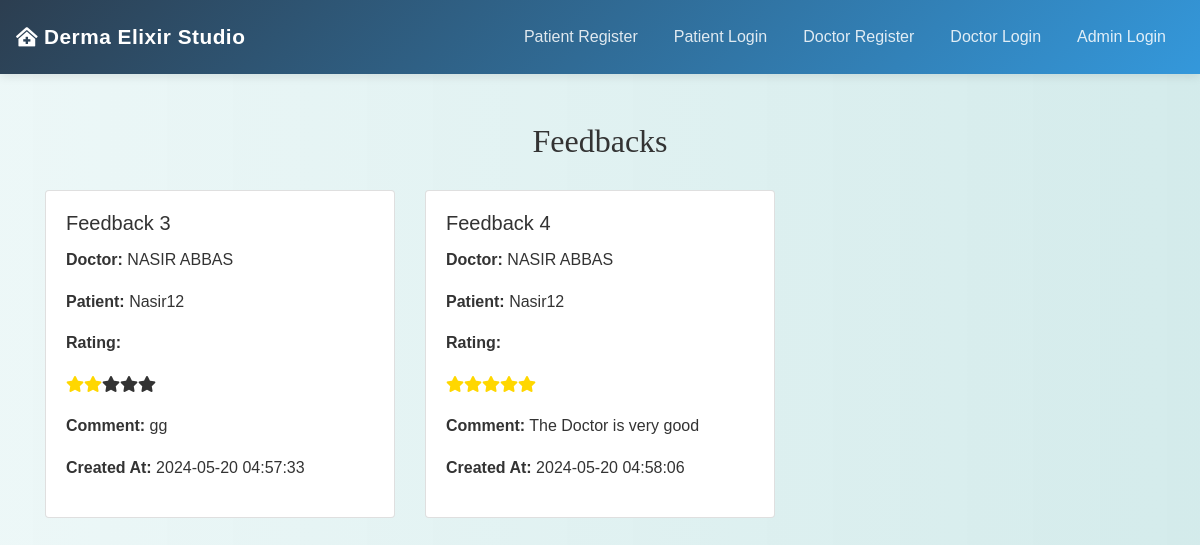
Page /view_feedbacks.php?doctor_id=1 on the committed database.
### tables this page shows
CREATE TABLE `feedbacks` (
  `feedback_id` int(11) NOT NULL,
  `appointment_id` int(11) DEFAULT NULL,
  `patient_id` int(11) DEFAULT NULL,
  `doctor_id` int(11) DEFAULT NULL,
  `rating` int(11) DEFAULT NULL,
  `comment` text DEFAULT NULL,
  `created_at` timestamp NOT NULL DEFAULT current_timestamp()
);

CREATE TABLE `doctors` (
  `doctor_id` int(11) NOT NULL,
  `username` varchar(255) NOT NULL,
  `password` varchar(255) NOT NULL,
  `email` varchar(255) NOT NULL,
  `profile_pic` varchar(255) DEFAULT NULL,
  `full_name` varchar(255) NOT NULL,
  `clearance_certificate` varchar(255) NOT NULL,
  `certificate_number` varchar(255) NOT NULL,
  `status` enum('pending','approved','rejected') DEFAULT 'pending',
  `created_at` timestamp NOT NULL DEFAULT current_timestamp(),
  `updated_at` timestamp NOT NULL DEFAULT current_timestamp() ON UPDATE current_timestamp(),
  `specialization` varchar(255) DEFAULT NULL,
  `experience` int(11) DEFAULT NULL
);

CREATE TABLE `users` (
  `id` int(11) NOT NULL,
  `username` varchar(50) NOT NULL,
  `first_name` varchar(100) NOT NULL,
  `last_name` varchar(100) NOT NULL,
  `password` varchar(255) NOT NULL,
  `email` varchar(100) NOT NULL,
  `phone` varchar(20) NOT NULL,
  `mobile` varchar(15) NOT NULL,
  `cnic` varchar(20) NOT NULL,
  `state` varchar(100) NOT NULL,
  `city` varchar(100) NOT NULL,
  `age` int(11) DEFAULT NULL
);

### view_feedbacks.php (the view, shortened to what this page needs)
<?php
include('config.php');
$doctor_id = $_GET['doctor_id'];
$sql = "SELECT feedbacks.*, doctors.full_name AS doctor_name, users.username AS patient_name
        FROM feedbacks
        INNER JOIN doctors ON feedbacks.doctor_id = doctors.doctor_id
        INNER JOIN users ON feedbacks.patient_id = users.id
        WHERE feedbacks.doctor_id = ?";
$stmt = mysqli_prepare($conn, $sql);
mysqli_stmt_bind_param($stmt, "i", $doctor_id);
mysqli_stmt_execute($stmt);
$result = mysqli_stmt_get_result($stmt);
?>
<!DOCTYPE html>
<html>
<head>
    <link rel="stylesheet" href="https://maxcdn.bootstrapcdn.com/bootstrap/4.5.2/css/bootstrap.min.css">
    <link rel="stylesheet" href="https://cdnjs.cloudflare.com/ajax/libs/font-awesome/5.15.4/css/all.min.css">
    <link rel="stylesheet" href="./css/style.css">
</head>
<body>
<?php include('navbar.php'); ?>
<div class="container mt-5">
    <h2 class="text-center">Feedbacks</h2>
    <div class="row">
        <?php while ($row = mysqli_fetch_assoc($result)): ?>
            <div class="col-md-4 mb-4">
                <div class="card">
                    <div class="card-body">
                        <h5 class="card-title">Feedback <?php echo htmlspecialchars($row['feedback_id']); ?></h5>
                        <p><strong>Doctor:</strong> <?php echo htmlspecialchars($row['doctor_name']); ?></p>
                        <p><strong>Patient:</strong> <?php echo htmlspecialchars($row['patient_name']); ?></p>
                        <p><strong>Rating:</strong> <?php echo getStarRating($row['rating']); ?></p>
                        <p><strong>Comment:</strong> <?php echo htmlspecialchars($row['comment']); ?></p>
                        <p><strong>Created At:</strong> <?php echo htmlspecialchars($row['created_at']); ?></p>
                    </div>
                </div>
            </div>
        <?php endwhile; ?>
    </div>
</div>
</body>
</html>
<?php
function getStarRating($rating) {
    $output = '<div class="star-rating">';
    $fullStars = floor($rating);
    $emptyStars = 5 - $fullStars;
    for ($i = 0; $i < $fullStars; $i++) {
        $output .= '<span class="fa fa-star checked"></span>';
    }
    for ($i = 0; $i < $emptyStars; $i++) {
        $output .= '<span class="fa fa-star"></span>';
    }
    $output .= '</div>';
    return $output;
}
?>

### css/style.css (style rules this page uses)
body { background: linear-gradient(90deg, rgba(233, 246, 246, 0.831), rgba(207, 233, 233, 0.9)); font-family: 'Arial', sans-serif; color: #333; line-height: 1.6; }
h1, h2, h3, h4 { text-align: center; margin-top: 30px; margin-bottom: 30px; font-family: 'Georgia', serif; }
.container { margin-bottom: 40px; }

### view_feedbacks.php (style rules this page uses)
.checked { color: gold; }

### rows in the picture
feedbacks: feedback_id "3", doctor.full_name "NASIR ABBAS", patient.username "Nasir12", rating 2 (drawn), comment "gg", created_at "2024-05-20 04:57:33"
feedbacks: feedback_id "4", doctor.full_name "NASIR ABBAS", patient.username "Nasir12", rating 5 (drawn), comment "The Doctor is very good", created_at "2024-05-20 04:58:06"
